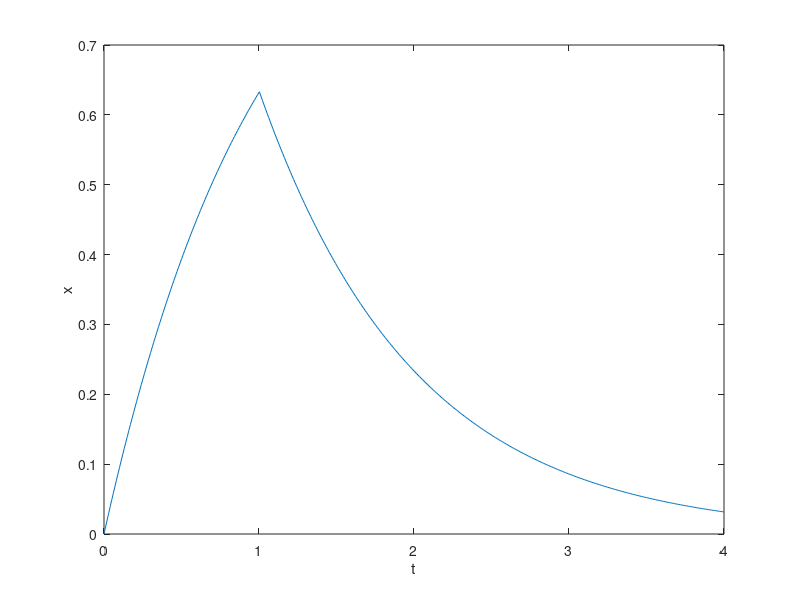
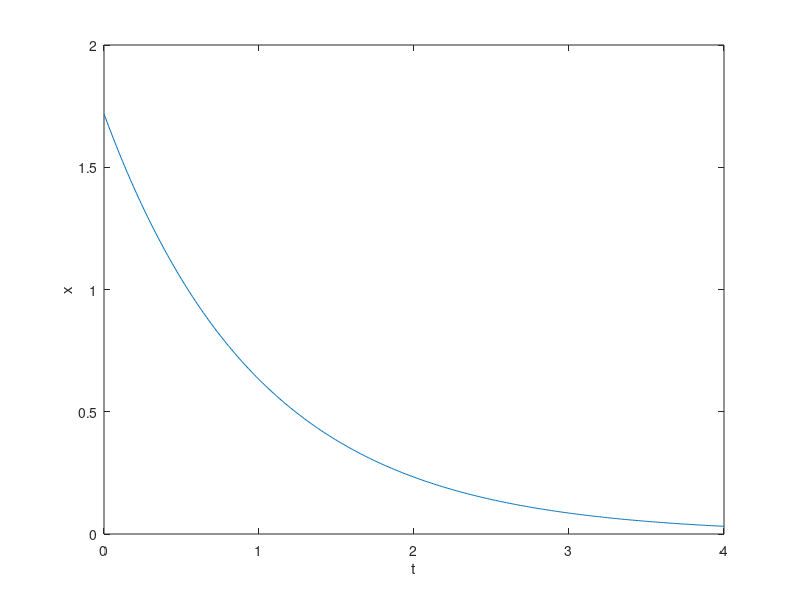

Reproduce these figures in MATLAB, in order.
%% Hw1 spring 2016

t1 = linspace(0,4, 4*100);

y1 = 1-exp(-t1);
y2 = -y1;
% Delay y2, add 100 zeros (one second)
y2 = [zeros(1,100) y2];

y = y1 + y2(1:4*100);

figure(1)
clf
plot(t1, y)
xlabel('t')
ylabel('x')

%% Alternative way of computing the solution
yint = exp(-t1+1)-exp(-t1);

figure(2)
clf
plot(t1, yint)
xlabel('t')
ylabel('x')
